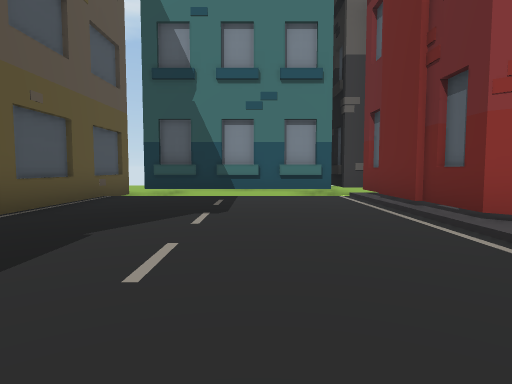
View 1 (above)

22 first-person views from a walk through a 3-D level made in the Unity game engine. The camera is 1.2 m above the floor, tilts 4° down and sees 75° across. The floor is counted in squares, 2 m on a side. Each view is taken from the middle of a square. On the plan, view 1 faces up. The plan holds only what a view shows up to about 10 squares ahead; the rest is blank. The place goes on beyond the plan. Some animated figures are left out.

View 2
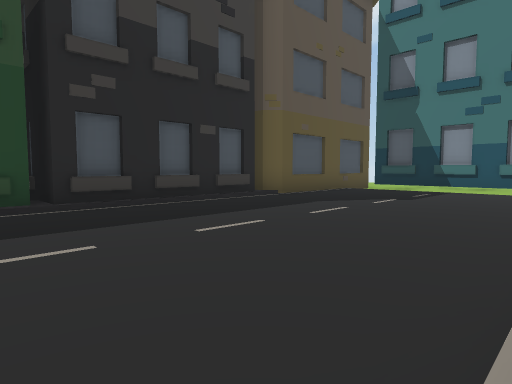

View 3
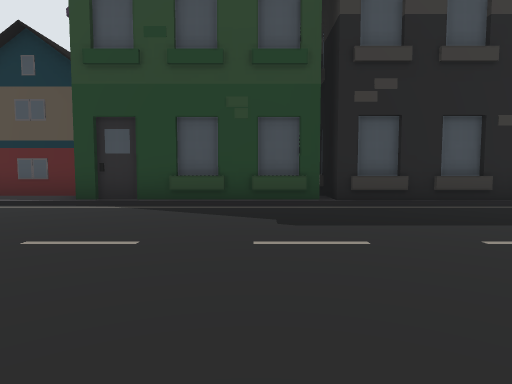

View 4
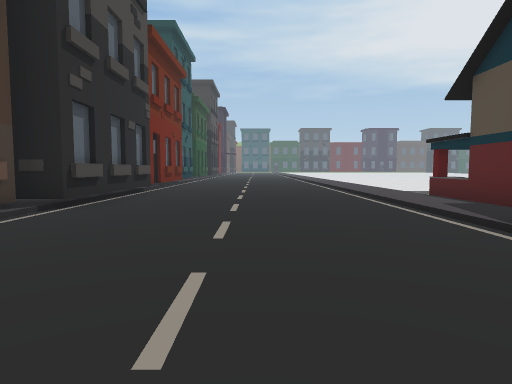

View 5
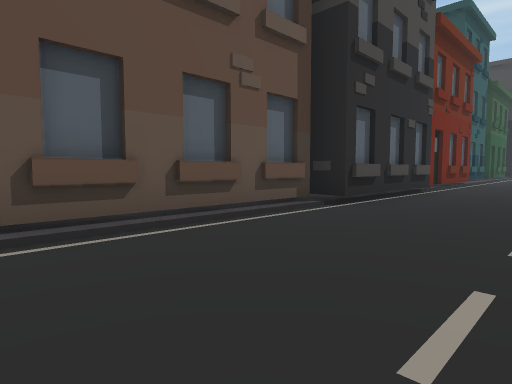

View 6
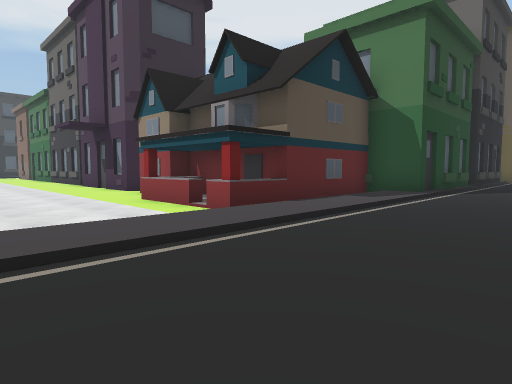

View 7
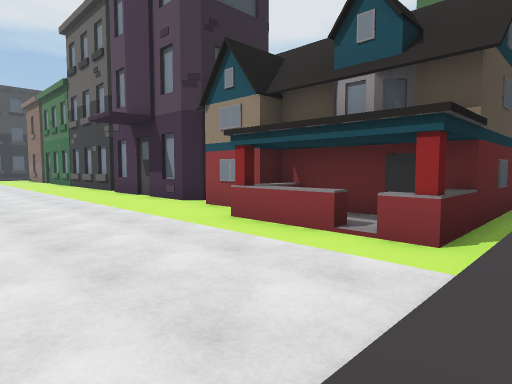

View 8
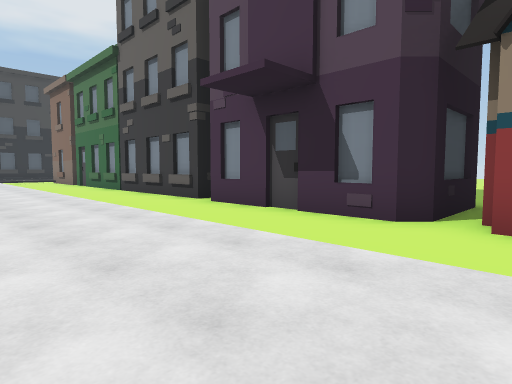

View 9
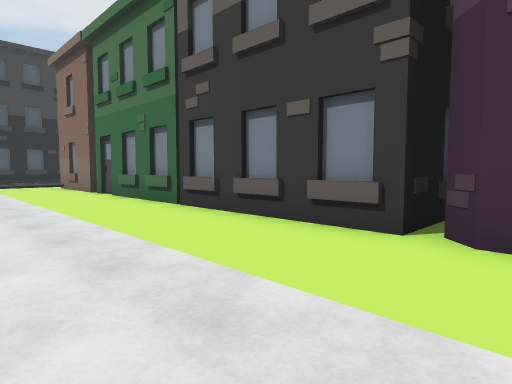

View 10
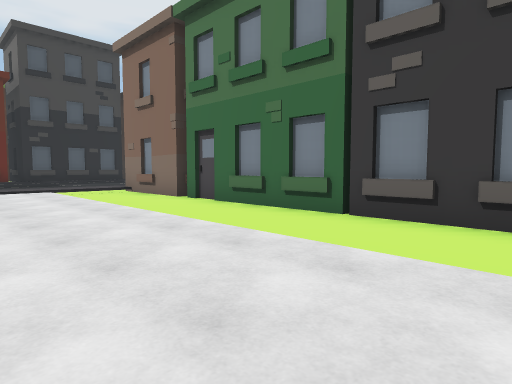

View 11
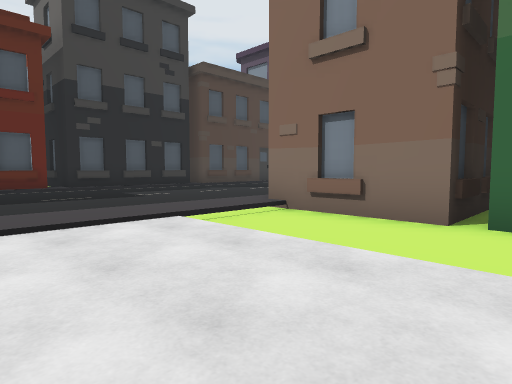

View 12
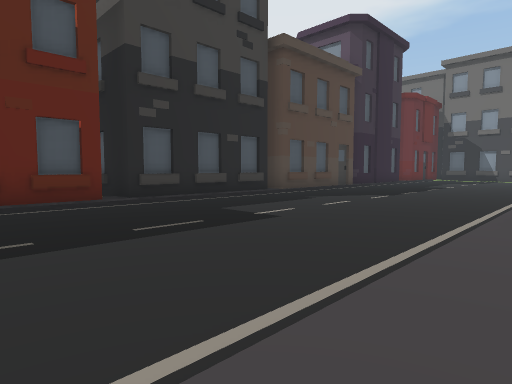

View 13
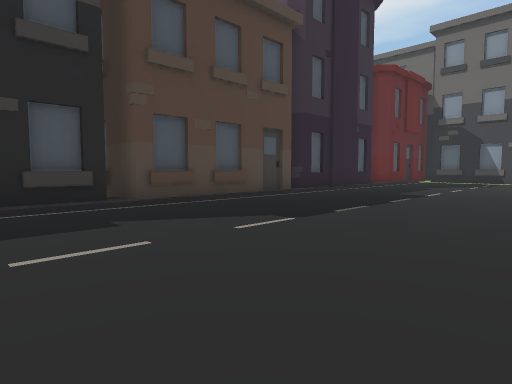

View 14
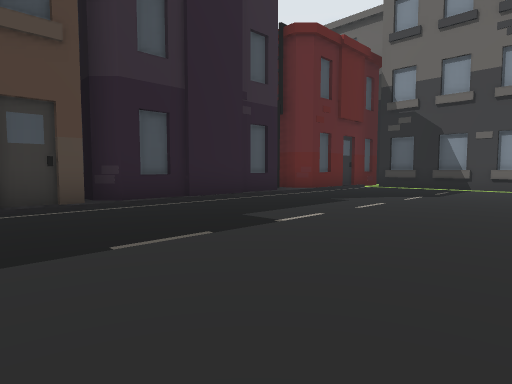

View 15
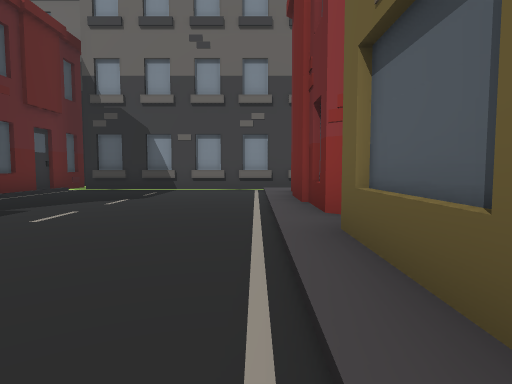

View 16
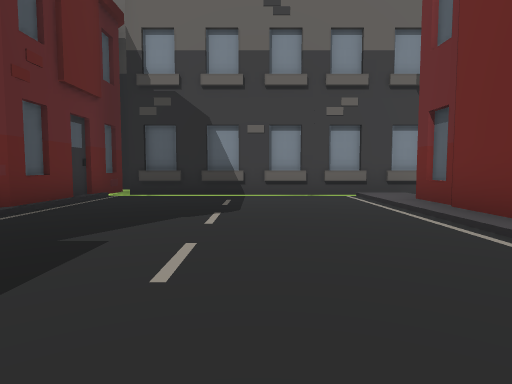

View 17
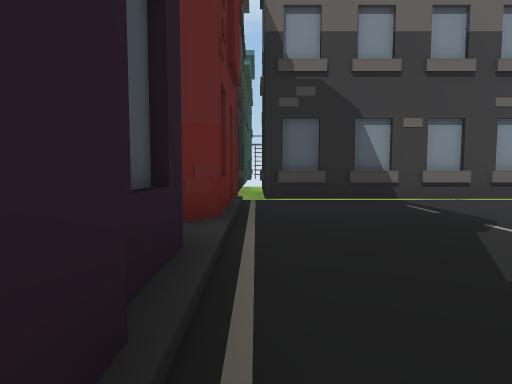

View 18
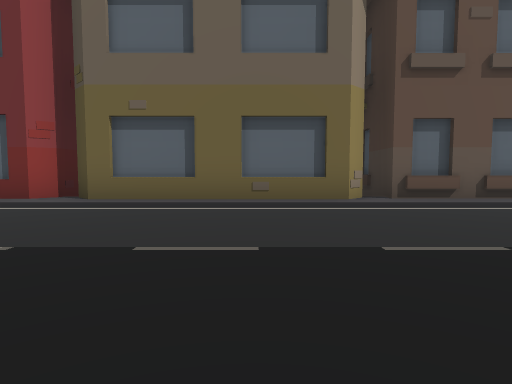

View 19
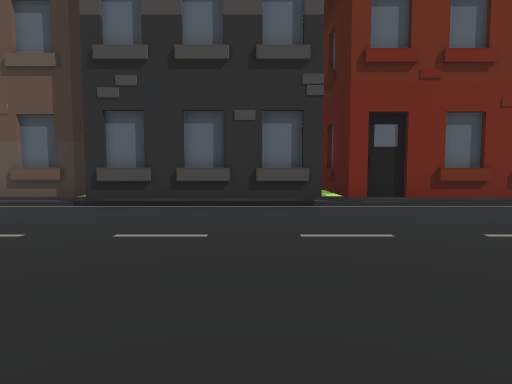

View 20
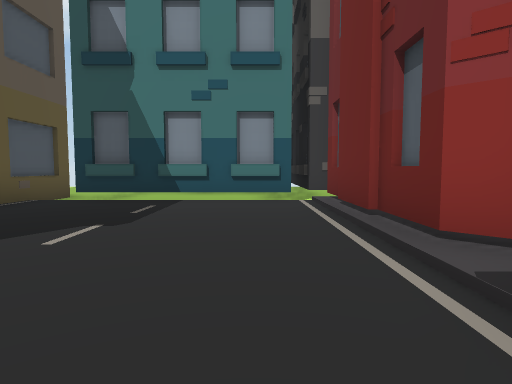

View 21
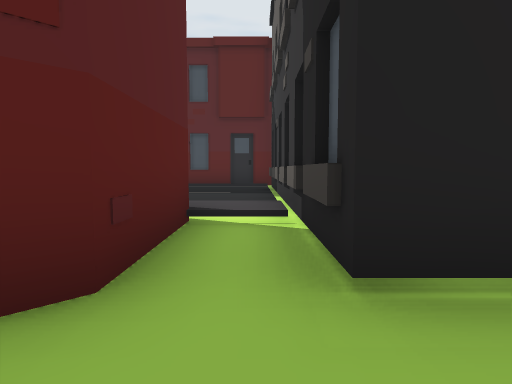

View 22
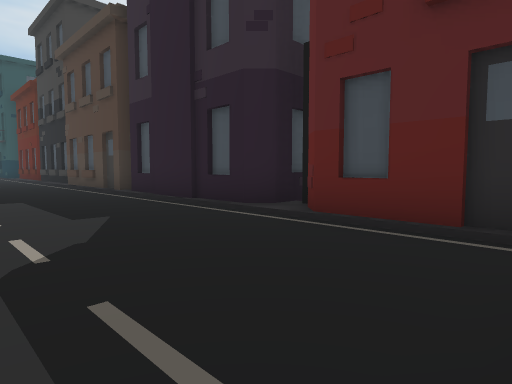

### Floor plan
Key: @ floor where view 1 was taken; # wall or solid block; . main floor; : floor 0.25 m higher than the main floor; - floor 0.25 m lower than the main floor; / step, stairs or slope; B building.
Columns run from 35 left of view 1 to 3 right of it. Each row starts with its distance up from view 1.
 14 B
 13 B
 12
 11
 10                                     BB
  9  #B       B                          B
  8  #-########-                   #-####-#
  7  #...../:----                  #...../#
  6  #...../###-                   #...../
  5 ##...../B                      #...../
  4 #B...../#                      #...../#
  3 ##...../#                      #...../#
  2  #...../##                     #...../
  1  #...../#                      #...../
  0  #...../B                      B...@./
 -1  #...../#                    ###...../
 -2  #...../#                      #...../
 -3  #...../#                      B...../#
 -4  #...../##                     #...../#
 -5  #...../B               -     ##...../#
 -6  #...../#  #B           ##    #:...../#
 -7  #...../## B        #   ##    #:.....##
 -8  B...../B##B###################:.....#
 -9  #...../:------------------BBBB:.....B
-10 ##...../:----------------------:.....#
-11 #B...../:......................:.....B
-12 ##...../:......................:.....##
-13     .../:.... .....   .........:.....#

Positions as (right, up) in squares from view 1, and headings:
1: (0, 0), facing up
2: (2, -2), facing up-left
3: (2, -2), facing left
4: (-1, -2), facing down
5: (-1, -2), facing down-right
6: (-1, -13), facing up-left
7: (-4, -13), facing up-left
8: (-9, -13), facing up-left
9: (-14, -12), facing up-left
10: (-17, -13), facing up-left
11: (-23, -13), facing up-left
12: (-27, -13), facing up-left
13: (-28, -8), facing up-left
14: (-28, -3), facing up-left
15: (-28, -2), facing up
16: (-30, 0), facing up
17: (-33, 1), facing up
18: (-33, -2), facing right
19: (-4, -10), facing right
20: (1, 1), facing up
21: (-23, 7), facing left
22: (-30, 7), facing down-left
